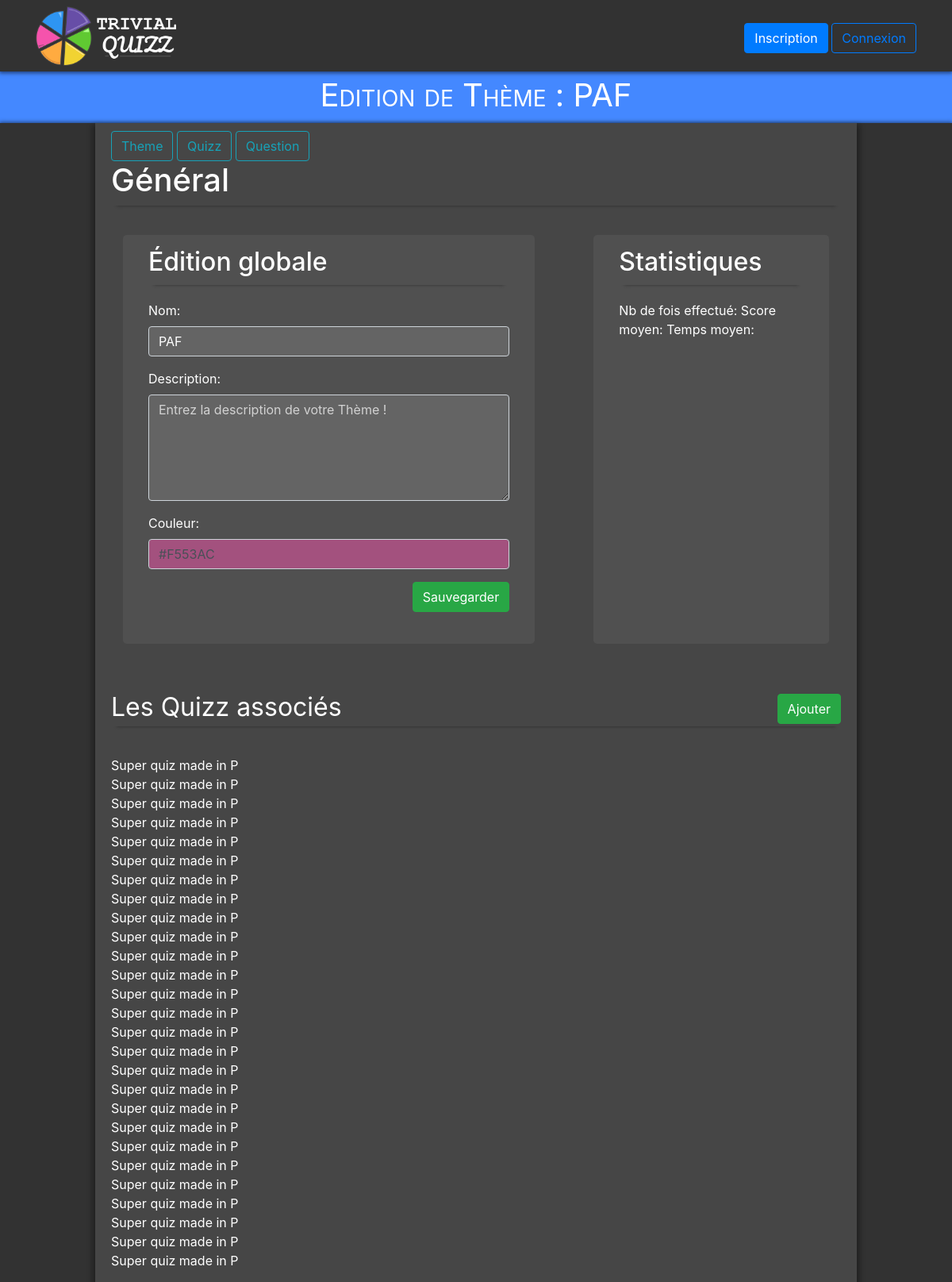
The app's page /admin/theme-edit.php?id=6 with its own data.
### tables this page shows
CREATE TABLE theme
(
  th_id INTEGER NOT NULL PRIMARY KEY AUTO_INCREMENT,
  th_nom VARCHAR(50) NOT NULL,
  th_couleur VARCHAR(7) NOT NULL,
  th_description VARCHAR(500),
  th_is_principal BIT(1)
);

CREATE TABLE quiz
(
  qui_id INTEGER NOT NULL PRIMARY KEY AUTO_INCREMENT,
  qui_nom VARCHAR(20) NOT NULL,
  qui_desc VARCHAR(200) NOT NULL,
  th_id INTEGER NOT NULL,
  FOREIGN KEY (th_id) REFERENCES theme(th_id)
);

### include/functions.php (called while the page is built, shortened)
<?php
  function tryQueryBDD($bdd, $sql)
  {
    try {
      $request = $bdd -> query($sql);
      $result = $request -> fetchAll();
      if(empty($result)) {
        return null;
      }
      else {
        return $result;
      }
    } catch (\Exception $e) {
      return null;
    }
  }
  function loadQuizzFromSQLResult($result)
  {
    $_QUIZZ["id"] = $result["qui_id"];
    $_QUIZZ["nom"] = $result["qui_nom"];
    $_QUIZZ["desc"] = $result["qui_desc"];
    $_QUIZZ["id_theme"] = $result["th_id"];
    return $_QUIZZ;
  }
  function loadThemeFromSQLResult($result)
  {
    $_THEME["id"] = $result["th_id"];
    $_THEME["nom"] = $result["th_nom"];
    $_THEME["desc"] = $result["th_description"];
    $_THEME["couleur"] = $result["th_couleur"];
    $_THEME["is_Principal"] = $result["th_is_principal"];
    return $_THEME;
  }
  function tabFormat($data, $fonction){
    for($i = 0; $i<count($data); $i++)
    {
      $temp = $fonction($data[$i]);
      $id = $temp["id"];
      $_DATA["$id"] = $temp;
    }
    return $_DATA;
  }
  function tryLoadTheme($bdd, $idTheme)
  {
    $data = tryQueryBDD($bdd, "SELECT * FROM theme WHERE th_id = $idTheme");
    return loadThemeFromSQLResult($data[0]);
  }
        function getAllQuizzesInfosOfTheme($bdd, $idTheme)
        {
          $data = tryQueryBDD($bdd, "SELECT * FROM quiz WHERE th_id = $idTheme");
          return tabFormat($data, "loadQuizzFromSQLResult");
        }
?>

### admin/theme-edit.php (the view, shortened to what this page needs)
<?php
  require_once "../include/liaisonbdd.php";
  require_once "../include/functions.php";
  $id = $_GET['id'];
  $_THEME = tryLoadTheme($bdd, $id);
?>
<!doctype html>
<html lang="fr">
<head>
  <link rel="stylesheet" href="../css/jumbotron-custom.css" />
  <link rel="stylesheet" href="../css/modal.css" />
  <link rel="stylesheet" href="https://unpkg.com/huebee@1/dist/huebee.min.css">
</head>
<body>
  <?php require_once "../include/navbar.php"?>
  <div class="bandeau-principal fond-bleu">Edition de Thème : <?= $_THEME["nom"] ?></div>
  <div class="cadre-global">
    <div class="cadre-central">
      <?php require_once "include/admin-navbar.php"?>
      <div>
        <div class="titre1 titre-shadow">
          <h1>Général</h1>
        </div>
        <div class="row reduced-div" style="justify-content: space-between;">
          <div class="jumbotron jumbotron-vert col-sm-7">
            <div class="titre-shadow">
              <h3 class="titre3">Édition globale</h3>
            </div>
            <form id="formGeneral" method="POST">
              <div class="form-group">
                <label for="formGeneralNom" class="form-label">
                  Nom:
                </label>
                <input id="formGeneralNom" type="text" class="input-dark col form-control" name="nom" value="<?= $_THEME["nom"] ?>" placeholder="Entrez le nom de votre Thème !" value="<?= $_QUIZZ["nom"] ?>" required/>
              </div>
              <div class="form-group">
                <label for="editGeneral_Desc" class="form-label">
                  Description:
                </label>
                <textarea id="editGeneral_Desc" type="text" class="input-dark col form-control" name="desc" rows="5" placeholder="Entrez la description de votre Thème !" required><?= $_THEME["desc"] ?></textarea>
              </div>
              <div class="form-group">
                <label for="editGeneral_Nom" class="form-label">
                  Couleur:
                </label>
                <input id="couleur" type="text" class="color-input col form-control" name="couleur" style="background-color: <?= $_THEME['couleur'] ?>80" value="<?= $_THEME['couleur'] ?>" placeholder="Cliquez pour choisir la couleur !" autocomplete="off" data-huebee='{ "notation": "hex" }' required/>
              </div>
              <input id="formGeneral_Button"  class="btn btn-success float-right" value="Sauvegarder" type="submit" />
            </form>
          </div>
          <div class="jumbotron jumbotron-vert col-sm-4" >
            <h3 class="titre3 titre-shadow">Statistiques</h3>
            <div>
              Nb de fois effectué:
              Score moyen:
              Temps moyen:
            </div>
          </div>
        </div>
      </div>
      <br/>
      <div>
        <div class="titre1">
          <div>Les Quizz associés</div>
          <div>
            <a>
              <button type="button" class="btn btn-success">Ajouter</button>
            </a>
          </div>
        </div>
        <div>
          <?php
            $_QUIZZES = getAllQuizzesInfosOfTheme($bdd, $_THEME["id"]);
            if(empty($_QUIZZES))
            {
              echo "Il parrait qu'aucun quizz n'a été associé à ce thème, c'est terrible !";
            }
            else
            {
              foreach ($_QUIZZES as $_QUIZZ)
              {
                ?>
                  <div>
                    <?= $_QUIZZ["nom"] ?>
                  </div>
                <?php
              }
            }
           ?>
        </div>
      </div>
    </div>
  </div>
</body>
</html>

### css/style-base.css (style rules this page uses)
:root { --navbar-height: 90px; }
.input-dark { background-color: rgb(100,100,100) !important; color: white !important; }
.input-dark::placeholder { color: rgb(210,210,210) !important; opacity: 1 !important; }
.bandeau-principal { height: 65px; text-align: center; justify-content: center; align-items: center; font-size: 40px; font-variant: small-caps; }
.fond-bleu { background-color: #48f; color: white; }
html { margin-top: var(--navbar-height); }
.cadre-global { box-shadow: 0px 0px 5px 1px rgba(0, 0, 0, .55); display: flex; width: auto; justify-content: center; background-color: rgb(50,50,50); min-height: calc(100vh - 1.7*var(--navbar-height)); }
body { background-color: rgb(50,50,50) !important; }
.cadre-central { box-shadow: 2px 5px 6px 3px rgba(0, 0, 0, .2), -2px 5px 6px 3px rgba(0, 0, 0, .2); width: 70%; height: 100%; padding: 10px 20px 15px 20px; background-color: rgb(70,70,70); color: white; min-height: calc(100vh - 1.7*var(--navbar-height)); }
.titre1, .titre2 { display: flex; flex-flow: row nowrap; justify-content: space-between; }
.titre1 { font-size: 2.5rem; box-shadow: 0px 7px 4px -7px rgba(0,0,0,.4); margin-bottom: 4%; }
.titre3 { font-size: 2em; padding-bottom: 10px; margin-bottom: 20px !important; }
.titre-shadow { box-shadow: 0px 7px 4px -7px rgba(0,0,0,.4); }
label { display: block; width: 100px; float: left; }
a { text-decoration: none !important; }
@media (min-width: 768px) and (max-width: 1200px) { .cadre-central { width: 80% !important; } }
@media (min-width: 768px) and (max-width: 1200px) { .titre1 { font-size: 2rem; } }

### css/jumbotron-custom.css (style rules this page uses)
.jumbotron-vert { padding-top: 15px !important; padding-bottom: 30px !important; }
.jumbotron { background-color: rgb(80,80,80) !important; color: white !important; }
.reduced-div { margin-left: 15px !important; margin-right: 15px !important; }

### records on screen
theme: th_nom "PAF", nom "PAF", couleur "#F553AC"
quiz: qui_nom "Super quiz made in P"
quiz: qui_nom "Super quiz made in P"
quiz: qui_nom "Super quiz made in P"
quiz: qui_nom "Super quiz made in P"
quiz: qui_nom "Super quiz made in P"
quiz: qui_nom "Super quiz made in P"
quiz: qui_nom "Super quiz made in P"
quiz: qui_nom "Super quiz made in P"
quiz: qui_nom "Super quiz made in P"
quiz: qui_nom "Super quiz made in P"
quiz: qui_nom "Super quiz made in P"
quiz: qui_nom "Super quiz made in P"
quiz: qui_nom "Super quiz made in P"
quiz: qui_nom "Super quiz made in P"
quiz: qui_nom "Super quiz made in P"
quiz: qui_nom "Super quiz made in P"
quiz: qui_nom "Super quiz made in P"
quiz: qui_nom "Super quiz made in P"
quiz: qui_nom "Super quiz made in P"
quiz: qui_nom "Super quiz made in P"
quiz: qui_nom "Super quiz made in P"
quiz: qui_nom "Super quiz made in P"
quiz: qui_nom "Super quiz made in P"
quiz: qui_nom "Super quiz made in P"
quiz: qui_nom "Super quiz made in P"
quiz: qui_nom "Super quiz made in P"

### other values on screen
$_QUIZZ["nom"] "Super quiz made in P"
